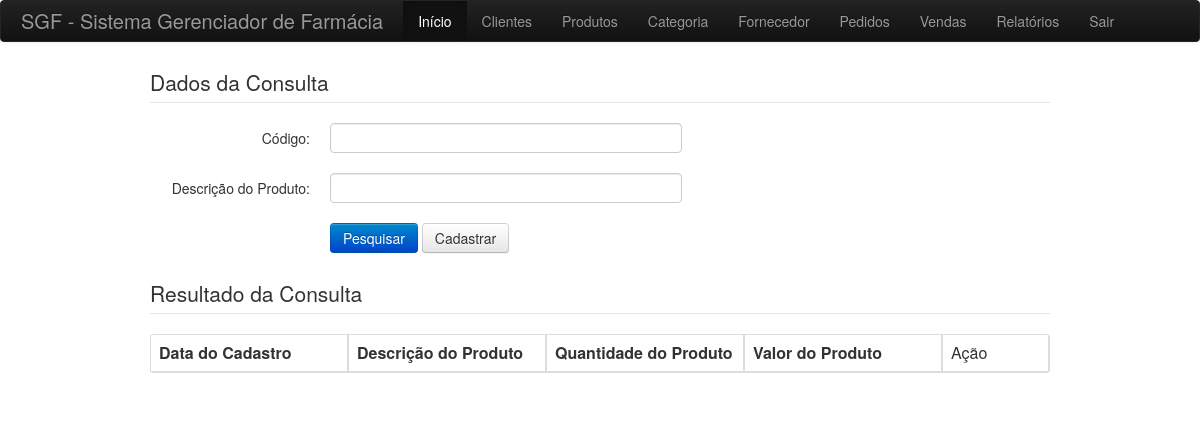
/view/consultarVenda.php (signed in), run on an earlier commit of the app's database.
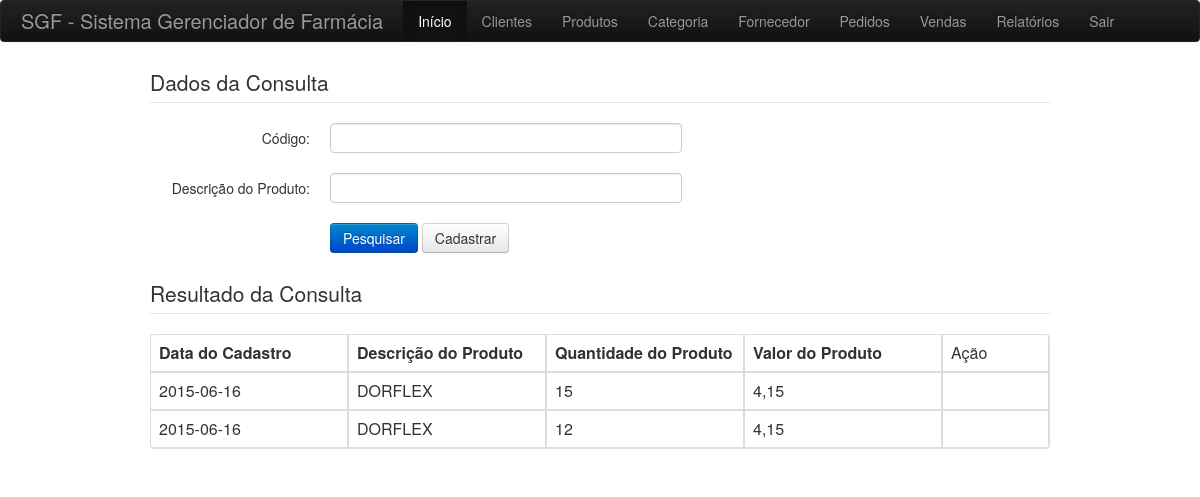
And on a later commit of the database.
### tables this page shows
CREATE TABLE `vendas` (
  `COD_VENDA` int(11) NOT NULL AUTO_INCREMENT,
  `COD_COLABORADOR` int(11) NOT NULL,
  `DT_CADASTRO` datetime NOT NULL,
  `VALOR_PRODUTO` float NOT NULL,
  `VALOR_TOTAL` float NOT NULL,
  `VALOR_RECEBIDO` float NOT NULL,
  `VALOR_TROCO` float NOT NULL,
  `QTD_PRODUTO` int(11) NOT NULL,
  `COD_PRODUTO` int(11) NOT NULL,
  PRIMARY KEY (`COD_VENDA`),
  KEY `COD_COLABORADOR` (`COD_COLABORADOR`),
  KEY `fk_produto_idx` (`COD_PRODUTO`),
  CONSTRAINT `fk_produto` FOREIGN KEY (`COD_PRODUTO`) REFERENCES `produto` (`COD_PRODUTO`) ON DELETE NO ACTION ON UPDATE NO ACTION,
  CONSTRAINT `vendas_ibfk_2` FOREIGN KEY (`COD_COLABORADOR`) REFERENCES `colaborador` (`COD_COLABORADOR`)
);

CREATE TABLE `produto` (
  `COD_PRODUTO` int(11) NOT NULL AUTO_INCREMENT,
  `COD_CATEGORIA` int(11) DEFAULT NULL,
  `DS_PRODUTO` varchar(100) NOT NULL,
  `NU_COD_BARRAS` int(11) NOT NULL,
  `NU_QTDE_PRODUTO` int(11) NOT NULL,
  `TIPO_PRODUTO` varchar(100) NOT NULL,
  `VALOR_PRODUTO` float NOT NULL,
  `DT_FABRICACAO` date NOT NULL,
  `DT_VALIDADE` date NOT NULL,
  `DT_CADASTRO` date NOT NULL,
  PRIMARY KEY (`COD_PRODUTO`),
  KEY `COD_CATEGORIA` (`COD_CATEGORIA`),
  CONSTRAINT `produto_ibfk_1` FOREIGN KEY (`COD_CATEGORIA`) REFERENCES `categoria` (`COD_CATEGORIA`)
);

### control/controlVenda.class.php (called while the page is built, shortened)
<?php
include_once '../model/modelVenda.class.php';
include_once 'controlGeral.php';
class ControlVenda extends ControlGeral {
    function consultar($COD_VENDA, $DS_PRODUTO) {
        $objVenda = new modelVenda();
        return $listaVenda = $objVenda->consultar($COD_VENDA, $DS_PRODUTO);
    }
}

### model/modelVenda.class.php (called while the page is built, shortened)
<?php
include_once '../model/modelConexao.class.php';
class modelVenda extends modelConexao {
    private $COD_VENDA;
    public function getCOD_VENDA() {
        return $this->COD_VENDA;
    }
    public function setCOD_VENDA($COD_VENDA) {
        $this->COD_VENDA = $COD_VENDA;
    }
    public function consultar($COD_VENDA = null,$COD_COLABORADOR = null,$DS_PRODUTO = null,$QTD_PRODUTO = null)
    {
        $sql = 'select * from vendas v join produto p on v.COD_PRODUTO = p.COD_PRODUTO  where 1 ';
        $result = $this->executarQuery($sql);
        $return = array();
        while ($row = mysql_fetch_array($result)) {
            $return[] = $row;
        }
        return $return;
    }
}

### model/modelConexao.class.php (called while the page is built, shortened)
<?php
class modelConexao {
    var $host;
    var $user;
    var $senha;
    var $dbase;
    public function getHost() {
        return $this->host;
    }
    public function getUser() {
        return $this->user;
    }
    public function getSenha() {
        return $this->senha;
    }
    public function getDbase() {
        return $this->dbase;
    }
    public function setHost($host) {
        $this->host = $host;
    }
    public function setUser($user) {
        $this->user = $user;
    }
    public function setSenha($senha) {
        $this->senha = $senha;
    }
    public function setDbase($dbase) {
        $this->dbase = $dbase;
    }
    function conecta() {
        $this->link = mysql_connect($this->getHost(), $this->getUser(), $this->getSenha());
        if ($this->link) {
            return true;
        } else {
            return false;
        }
    }
    function executarQuery($consulta) {
        if ($resultado = mysql_query($consulta)) {
            return $resultado;
        } else {
            return false;
        }
    }
}

### view/consultarVenda.php (the view, shortened to what this page needs)
<?php
include_once '../control/controlVenda.class.php';
$cc = new ControlVenda();
if (isset($_POST["consultar"])) {
    $venda = $cc->consultar($_POST["COD_VENDA"], $_POST["DS_PRODUTO"]);
} else {
    $venda = $cc->consultar(null, null);
}
?>
<html>
    <head>
        <link href="../bootstrap/css/bootstrap.min.css" rel="stylesheet" media="screen">
    </head>
    <body>
        <?php
        $cc->menu()
        ?>
        <div id="container-geral">
            <div class="container" id="content">
                <div class="container-fluid">
                    <div class="row-fluid">
                        <div>
                            <fieldset>
                                <legend>Dados da Consulta</legend>
                                <form class="form-horizontal" id="form1" name="form1" method="post" action="consultarVenda.php">
                                    <div class="control-group">
                                        <label class="control-label" for="COD_VENDA">Código:</label>
                                        <div class="controls">
                                            <input class="span6" name="COD_VENDA" type="text" id="COD_VENDA" size="10" maxlength="10" />
                                        </div>
                                    </div>
                                    <div class="control-group">
                                        <label class="control-label" for="DS_PRODUTO">Descrição do Produto:</label>
                                        <div class="controls">
                                            <input class="span6" name="DS_PRODUTO" type="text" id="DS_PRODUTO" size="30" maxlength="150" />
                                        </div>
                                    </div>
                                    <div class="control-group">
                                        <div class="controls">
                                            <button type="submit" name="consultar" class="btn btn-primary"> Pesquisar</i></button>
                                            <a class="btn" href="inserirVenda.php">Cadastrar</a>
                                        </div>
                                    </div>
                                </form>
                            </fieldset>
                            <fieldset>
                                <legend>Resultado da Consulta</legend>
                                <table class="table table-bordered" border="1" cellpadding="0" cellspacing="0">
                                    <thead>
                                    <td width="180"><b>Data do Cadastro</b></td>
                                    <td width="180"><b>Descrição do Produto</b></td>
                                    <td width="180"><b>Quantidade do Produto</b></td>
                                    <td width="180"><b>Valor do Produto</b></td>
                                    <td>Ação</td>
                                    </thead>
                                    <tbody>
                                        <?php
                                        foreach ($venda as $item) {
                                            echo '<tr>';
                                            echo '<td>' . $item['DT_CADASTRO'] . '</td>';
                                            echo '<td>' . $item['DS_PRODUTO'] . '</td>';
                                            echo '<td>' . $item['QTD_PRODUTO'] . '</td>';
                                            echo '<td>' . number_format($item['VALOR_PRODUTO'],2,',','.') . '</td>';
                                                echo '<td>
                                                          <a class="icon-pencil" href="alterarCliente.php?COD_CLIENTE=' . $item['COD_VENDA'] . '" />
                                                          <a class="icon-trash" href="excluirCliente.php?id=' . $item['COD_VENDA'] . '" />
                                                          </td>';
                                            echo '</tr>';
                                        }
                                        ?>
                                    </tbody>
                                </table>
                            </fieldset>
                        </div>
                    </div>
                </div>
            </div>
        </div>
    </body>
</html>

### control/controlGeral.php (shortened to what this page needs)
<?php
class ControlGeral {
    function menu() {
        echo '<div class="navbar navbar-inverse">';
        echo '<div class="navbar-inner">';
        echo '<a class="brand" href="../index.php"> SGF - Sistema Gerenciador de Farmácia</a>';
        echo '<ul class="nav">';
        echo '<li class="active"><a href="../view/inicioSGF.php">Início</a></li>';
        echo '<li><a href="../view/consultarCliente.php">Clientes</a></li>';
        echo '<li><a href="../view/consultarProduto.php">Produtos</a></li>';
        echo '<li><a href="../view/consultarCategoria.php">Categoria</a></li>';
        echo '<li><a href="../view/consultarFornecedor.php">Fornecedor</a></li>';
        echo '<li><a href="../view/consultarPedido.php">Pedidos</a></li>';
        echo '<li><a href="../view/consultarVenda.php">Vendas</a></li>';
        echo '<li><a href="../view/consultarRelatorio.php">Relatórios</a></li>';
        echo '<li><a href="../index.php?acao=logout">Sair</a></li>';
        echo '</ul>';
        echo '</div>';
        echo '</div>';
    }
}

What changed in the data, as far as the page shows it:
added vendas: COD_PRODUTO.DT_CADASTRO "2015-06-16", COD_PRODUTO.DS_PRODUTO "DORFLEX", QTD_PRODUTO "15", COD_PRODUTO.VALOR_PRODUTO "4,15"
added vendas: COD_PRODUTO.DT_CADASTRO "2015-06-16", COD_PRODUTO.DS_PRODUTO "DORFLEX", QTD_PRODUTO "12", COD_PRODUTO.VALOR_PRODUTO "4,15"
